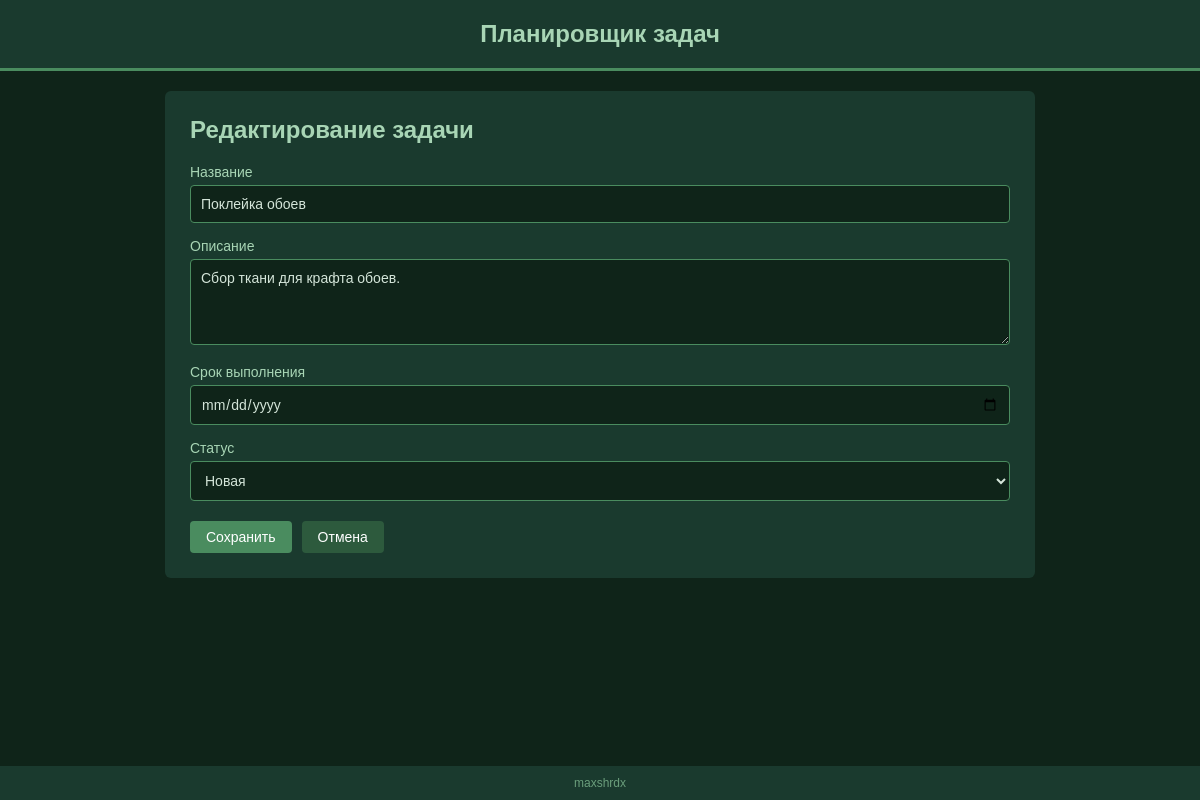
/edit/3/, run on an earlier commit of the app's database.
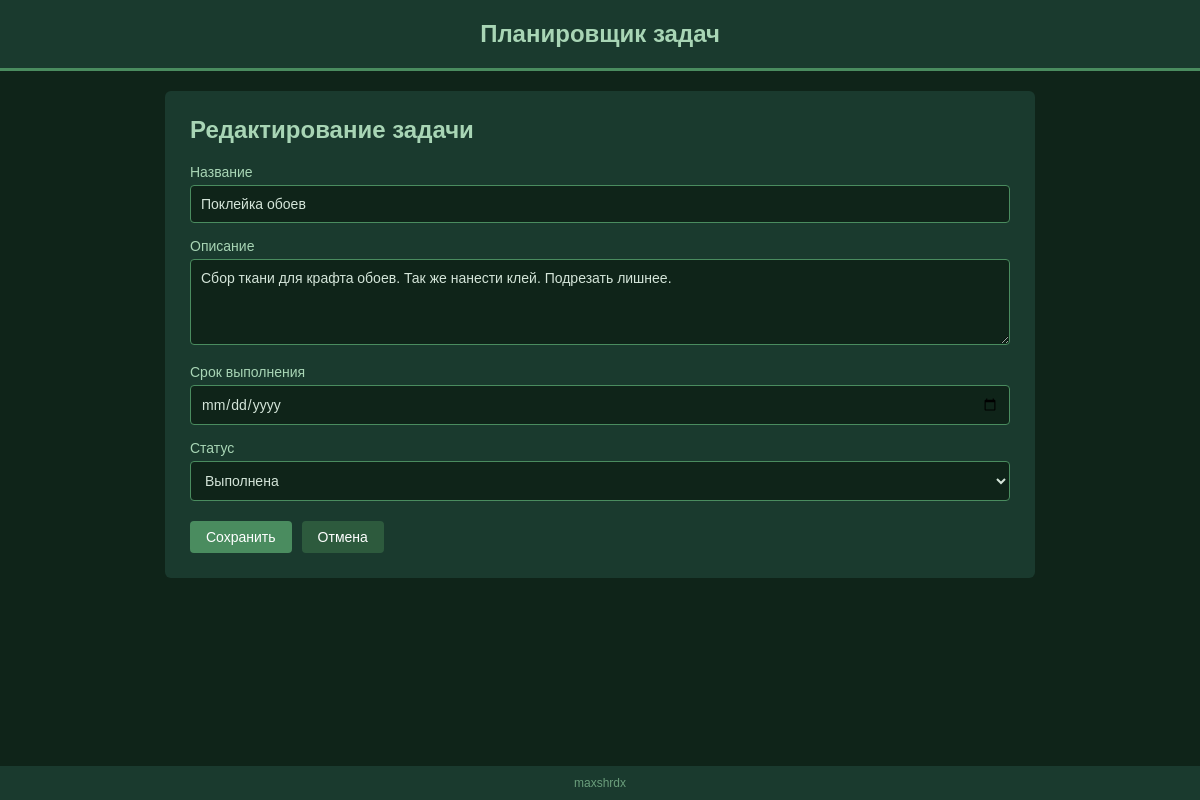
And on a later commit of the database.
### tasks/models.py (models this page shows, shortened)
class Task(models.Model):
    STATUS_CHOICES = [
        ('new', 'Новая'),
        ('in_progress', 'В работе'),
        ('done', 'Выполнена'),
    ]
    title = models.CharField(max_length=200, verbose_name='Название')
    description = models.TextField(blank=True, verbose_name='Описание')
    deadline = models.DateField(verbose_name='Срок выполнения')
    status = models.CharField(
        max_length=20,
        choices=STATUS_CHOICES,
        default='new',
        verbose_name='Статус',
    )
    created_at = models.DateTimeField(auto_now_add=True)

### tasks/views.py (the view)
# urls.py: path('edit/<int:pk>/', views.task_edit, name='task_edit'),
def task_edit(request, pk):
    task = get_object_or_404(Task, pk=pk)
    if request.method == 'POST':
        form = TaskForm(request.POST, instance=task)
        if form.is_valid():
            form.save()
            return redirect('task_list')
    else:
        form = TaskForm(instance=task)
    return render(request, 'tasks/task_form.html', {'form': form, 'action': 'Редактирование'})

### tasks/forms.py
class TaskForm(forms.ModelForm):
    class Meta:
        model = Task
        fields = ['title', 'description', 'deadline', 'status']
        widgets = {
            'title': forms.TextInput(attrs={'class': 'form-input'}),
            'description': forms.Textarea(attrs={'class': 'form-input', 'rows': 4}),
            'deadline': forms.DateInput(attrs={'class': 'form-input', 'type': 'date'}),
            'status': forms.Select(attrs={'class': 'form-input'}),
        }

### templates/tasks/task_form.html (shortened to what this page needs)
{% extends 'base.html' %}
{% block content %}
<div class="form-container">
    <h2>{{ action }} задачи</h2>
    <form method="post">
        {% for field in form %}
            <div class="form-group">
                <label for="{{ field.id_for_label }}">{{ field.label }}</label>
                {{ field }}
            </div>
        {% endfor %}
        <div class="form-buttons">
            <button type="submit" class="btn">Сохранить</button>
            <a href="{% url 'task_list' %}" class="btn btn-secondary">Отмена</a>
        </div>
    </form>
</div>
{% endblock %}

What changed in the data, as far as the page shows it:
changed Task "Поклейка обоев": description "Сбор ткани для крафта обоев." → "Сбор ткани для крафта обоев. Так же нанести клей. Подрезать лишнее."; status "Новая" → "Выполнена"
